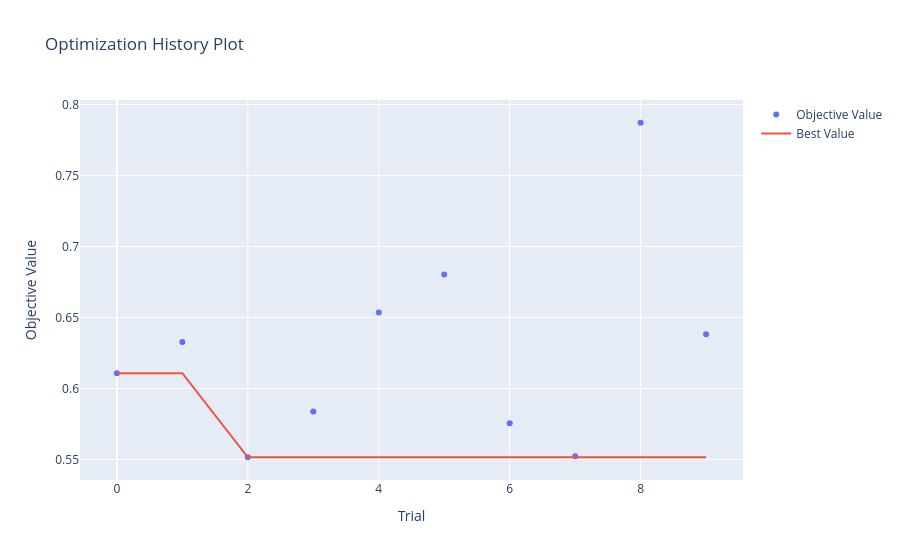
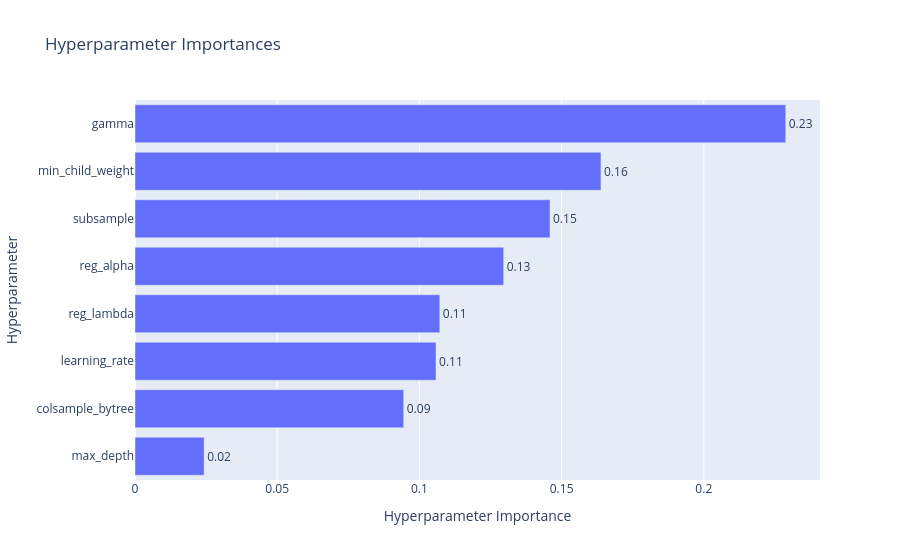
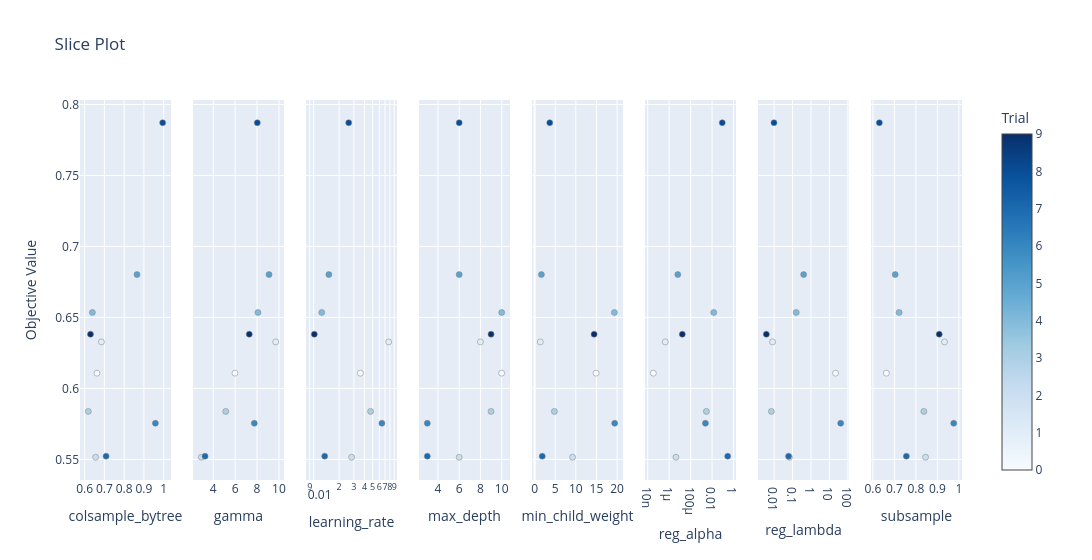

Notebook code cell kept with these figures, in order:
### Code cell
import optuna.visualization as vis

# Как менялось лучшее качество
vis.plot_optimization_history(study).show()

# Важность гиперпараметров
vis.plot_param_importances(study).show()

# Зависимость качества от гиперпараметров
vis.plot_slice(study).show()

### Figure 1 — Plotly figure (JSON) as saved in the notebook; plotly's stock layout.template omitted (floating-point values rounded to 4 significant figures)
{"data": [{"mode": "markers", "name": "Objective Value", "type": "scatter", "x": [0, 1, 2, 3, 4, 5, 6, 7, 8, 9], "y": [0.6108, 0.6328, 0.5515, 0.5838, 0.6535, 0.6802, 0.5755, 0.5523, 0.7871, 0.6382]}, {"mode": "lines", "name": "Best Value", "type": "scatter", "x": [0, 1, 2, 3, 4, 5, 6, 7, 8, 9], "y": [0.6108, 0.6108, 0.5515, 0.5515, 0.5515, 0.5515, 0.5515, 0.5515, 0.5515, 0.5515]}, {"marker": {"color": "#cccccc"}, "mode": "markers", "name": "Infeasible Trial", "showlegend": false, "type": "scatter", "x": [], "y": []}], "layout": {"title": {"text": "Optimization History Plot"}, "xaxis": {"title": {"text": "Trial"}}, "yaxis": {"title": {"text": "Objective Value"}}}}

### Figure 2 — Plotly figure (JSON) as saved in the notebook; plotly's stock layout.template omitted (floating-point values rounded to 4 significant figures)
{"data": [{"cliponaxis": false, "hovertemplate": ["max_depth (IntDistribution): 0.024305446692343892<extra></extra>", "colsample_bytree (FloatDistribution): 0.09448374454981744<extra></extra>", "learning_rate (FloatDistribution): 0.1058407713911776<extra></extra>", "reg_lambda (FloatDistribution): 0.10716804300804925<extra></extra>", "reg_alpha (FloatDistribution): 0.12963503258162165<extra></extra>", "subsample (FloatDistribution): 0.14592276254663955<extra></extra>", "min_child_weight (FloatDistribution): 0.16383434644486733<extra></extra>", "gamma (FloatDistribution): 0.22880985278548333<extra></extra>"], "name": "Objective Value", "orientation": "h", "text": ["0.02", "0.09", "0.11", "0.11", "0.13", "0.15", "0.16", "0.23"], "textposition": "outside", "type": "bar", "x": [0.02431, 0.09448, 0.1058, 0.1072, 0.1296, 0.1459, 0.1638, 0.2288], "y": ["max_depth", "colsample_bytree", "learning_rate", "reg_lambda", "reg_alpha", "subsample", "min_child_weight", "gamma"]}], "layout": {"title": {"text": "Hyperparameter Importances"}, "xaxis": {"title": {"text": "Hyperparameter Importance"}}, "yaxis": {"title": {"text": "Hyperparameter"}}}}

### Figure 3 — Plotly figure (JSON) as saved in the notebook; plotly's stock layout.template omitted (floating-point values rounded to 4 significant figures)
{"data": [{"marker": {"color": [0, 1, 2, 3, 4, 5, 6, 7, 8, 9], "colorbar": {"title": {"text": "Trial"}, "x": 1, "xpad": 40}, "colorscale": [[0, "rgb(247,251,255)"], [0.125, "rgb(222,235,247)"], [0.25, "rgb(198,219,239)"], [0.375, "rgb(158,202,225)"], [0.5, "rgb(107,174,214)"], [0.625, "rgb(66,146,198)"], [0.75, "rgb(33,113,181)"], [0.875, "rgb(8,81,156)"], [1, "rgb(8,48,107)"]], "line": {"color": "Grey", "width": 0.5}, "showscale": true}, "mode": "markers", "name": "Feasible Trial", "showlegend": false, "type": "scatter", "x": [0.6624, 0.6849, 0.6558, 0.6186, 0.6391, 0.865, 0.9579, 0.7085, 0.9948, 0.6296], "xaxis": "x", "y": [0.6108, 0.6328, 0.5515, 0.5838, 0.6535, 0.6802, 0.5755, 0.5523, 0.7871, 0.6382], "yaxis": "y"}, {"marker": {"color": [0, 1, 2, 3, 4, 5, 6, 7, 8, 9], "colorbar": {"title": {"text": "Trial"}, "x": 1, "xpad": 40}, "colorscale": [[0, "rgb(247,251,255)"], [0.125, "rgb(222,235,247)"], [0.25, "rgb(198,219,239)"], [0.375, "rgb(158,202,225)"], [0.5, "rgb(107,174,214)"], [0.625, "rgb(66,146,198)"], [0.75, "rgb(33,113,181)"], [0.875, "rgb(8,81,156)"], [1, "rgb(8,48,107)"]], "line": {"color": "Grey", "width": 0.5}, "showscale": false}, "mode": "markers", "name": "Feasible Trial", "showlegend": false, "type": "scatter", "x": [5.987, 9.699, 2.912, 5.142, 8.084, 9.093, 7.751, 3.253, 8.022, 7.29], "xaxis": "x2", "y": [0.6108, 0.6328, 0.5515, 0.5838, 0.6535, 0.6802, 0.5755, 0.5523, 0.7871, 0.6382], "yaxis": "y2"}, {"marker": {"color": [0, 1, 2, 3, 4, 5, 6, 7, 8, 9], "colorbar": {"title": {"text": "Trial"}, "x": 1, "xpad": 40}, "colorscale": [[0, "rgb(247,251,255)"], [0.125, "rgb(222,235,247)"], [0.25, "rgb(198,219,239)"], [0.375, "rgb(158,202,225)"], [0.5, "rgb(107,174,214)"], [0.625, "rgb(66,146,198)"], [0.75, "rgb(33,113,181)"], [0.875, "rgb(8,81,156)"], [1, "rgb(8,48,107)"]], "line": {"color": "Grey", "width": 0.5}, "showscale": false}, "mode": "markers", "name": "Feasible Trial", "showlegend": false, "type": "scatter", "x": [0.03575, 0.07725, 0.02815, 0.04717, 0.01248, 0.01514, 0.0642, 0.01351, 0.026, 0.01019], "xaxis": "x3", "y": [0.6108, 0.6328, 0.5515, 0.5838, 0.6535, 0.6802, 0.5755, 0.5523, 0.7871, 0.6382], "yaxis": "y3"}, {"marker": {"color": [0, 1, 2, 3, 4, 5, 6, 7, 8, 9], "colorbar": {"title": {"text": "Trial"}, "x": 1, "xpad": 40}, "colorscale": [[0, "rgb(247,251,255)"], [0.125, "rgb(222,235,247)"], [0.25, "rgb(198,219,239)"], [0.375, "rgb(158,202,225)"], [0.5, "rgb(107,174,214)"], [0.625, "rgb(66,146,198)"], [0.75, "rgb(33,113,181)"], [0.875, "rgb(8,81,156)"], [1, "rgb(8,48,107)"]], "line": {"color": "Grey", "width": 0.5}, "showscale": false}, "mode": "markers", "name": "Feasible Trial", "showlegend": false, "type": "scatter", "x": [10, 8, 6, 9, 10, 6, 3, 3, 6, 9], "xaxis": "x4", "y": [0.6108, 0.6328, 0.5515, 0.5838, 0.6535, 0.6802, 0.5755, 0.5523, 0.7871, 0.6382], "yaxis": "y4"}, {"marker": {"color": [0, 1, 2, 3, 4, 5, 6, 7, 8, 9], "colorbar": {"title": {"text": "Trial"}, "x": 1, "xpad": 40}, "colorscale": [[0, "rgb(247,251,255)"], [0.125, "rgb(222,235,247)"], [0.25, "rgb(198,219,239)"], [0.375, "rgb(158,202,225)"], [0.5, "rgb(107,174,214)"], [0.625, "rgb(66,146,198)"], [0.75, "rgb(33,113,181)"], [0.875, "rgb(8,81,156)"], [1, "rgb(8,48,107)"]], "line": {"color": "Grey", "width": 0.5}, "showscale": false}, "mode": "markers", "name": "Feasible Trial", "showlegend": false, "type": "scatter", "x": [14.91, 1.391, 9.207, 4.794, 19.35, 1.653, 19.42, 1.859, 3.678, 14.43], "xaxis": "x5", "y": [0.6108, 0.6328, 0.5515, 0.5838, 0.6535, 0.6802, 0.5755, 0.5523, 0.7871, 0.6382], "yaxis": "y5"}, {"marker": {"color": [0, 1, 2, 3, 4, 5, 6, 7, 8, 9], "colorbar": {"title": {"text": "Trial"}, "x": 1, "xpad": 40}, "colorscale": [[0, "rgb(247,251,255)"], [0.125, "rgb(222,235,247)"], [0.25, "rgb(198,219,239)"], [0.375, "rgb(158,202,225)"], [0.5, "rgb(107,174,214)"], [0.625, "rgb(66,146,198)"], [0.75, "rgb(33,113,181)"], [0.875, "rgb(8,81,156)"], [1, "rgb(8,48,107)"]], "line": {"color": "Grey", "width": 0.5}, "showscale": false}, "mode": "markers", "name": "Feasible Trial", "showlegend": false, "type": "scatter", "x": [3.332e-08, 4.329e-07, 4.259e-06, 0.002937, 0.01439, 6.389e-06, 0.002405, 0.2875, 0.08917, 1.683e-05], "xaxis": "x6", "y": [0.6108, 0.6328, 0.5515, 0.5838, 0.6535, 0.6802, 0.5755, 0.5523, 0.7871, 0.6382], "yaxis": "y6"}, {"marker": {"color": [0, 1, 2, 3, 4, 5, 6, 7, 8, 9], "colorbar": {"title": {"text": "Trial"}, "x": 1, "xpad": 40}, "colorscale": [[0, "rgb(247,251,255)"], [0.125, "rgb(222,235,247)"], [0.25, "rgb(198,219,239)"], [0.375, "rgb(158,202,225)"], [0.5, "rgb(107,174,214)"], [0.625, "rgb(66,146,198)"], [0.75, "rgb(33,113,181)"], [0.875, "rgb(8,81,156)"], [1, "rgb(8,48,107)"]], "line": {"color": "Grey", "width": 0.5}, "showscale": false}, "mode": "markers", "name": "Feasible Trial", "showlegend": false, "type": "scatter", "x": [21.42, 0.008261, 0.06789, 0.007122, 0.1588, 0.3984, 40.68, 0.06078, 0.009853, 0.003796], "xaxis": "x7", "y": [0.6108, 0.6328, 0.5515, 0.5838, 0.6535, 0.6802, 0.5755, 0.5523, 0.7871, 0.6382], "yaxis": "y7"}, {"marker": {"color": [0, 1, 2, 3, 4, 5, 6, 7, 8, 9], "colorbar": {"title": {"text": "Trial"}, "x": 1, "xpad": 40}, "colorscale": [[0, "rgb(247,251,255)"], [0.125, "rgb(222,235,247)"], [0.25, "rgb(198,219,239)"], [0.375, "rgb(158,202,225)"], [0.5, "rgb(107,174,214)"], [0.625, "rgb(66,146,198)"], [0.75, "rgb(33,113,181)"], [0.875, "rgb(8,81,156)"], [1, "rgb(8,48,107)"]], "line": {"color": "Grey", "width": 0.5}, "showscale": false}, "mode": "markers", "name": "Feasible Trial", "showlegend": false, "type": "scatter", "x": [0.6624, 0.933, 0.8447, 0.837, 0.7218, 0.7035, 0.9758, 0.7555, 0.6298, 0.9085], "xaxis": "x8", "y": [0.6108, 0.6328, 0.5515, 0.5838, 0.6535, 0.6802, 0.5755, 0.5523, 0.7871, 0.6382], "yaxis": "y8"}], "layout": {"title": {"text": "Slice Plot"}, "width": 2400, "xaxis": {"anchor": "y", "domain": [0, 0.1031], "title": {"text": "colsample_bytree"}}, "xaxis2": {"anchor": "y2", "domain": [0.1281, 0.2312], "title": {"text": "gamma"}}, "xaxis3": {"anchor": "y3", "domain": [0.2562, 0.3594], "title": {"text": "learning_rate"}, "type": "log"}, "xaxis4": {"anchor": "y4", "domain": [0.3844, 0.4875], "title": {"text": "max_depth"}}, "xaxis5": {"anchor": "y5", "domain": [0.5125, 0.6156], "title": {"text": "min_child_weight"}}, "xaxis6": {"anchor": "y6", "domain": [0.6406, 0.7438], "title": {"text": "reg_alpha"}, "type": "log"}, "xaxis7": {"anchor": "y7", "domain": [0.7687, 0.8719], "title": {"text": "reg_lambda"}, "type": "log"}, "xaxis8": {"anchor": "y8", "domain": [0.8969, 1], "title": {"text": "subsample"}}, "yaxis": {"anchor": "x", "domain": [0, 1], "title": {"text": "Objective Value"}}, "yaxis2": {"anchor": "x2", "domain": [0, 1], "matches": "y", "showticklabels": false}, "yaxis3": {"anchor": "x3", "domain": [0, 1], "matches": "y", "showticklabels": false}, "yaxis4": {"anchor": "x4", "domain": [0, 1], "matches": "y", "showticklabels": false}, "yaxis5": {"anchor": "x5", "domain": [0, 1], "matches": "y", "showticklabels": false}, "yaxis6": {"anchor": "x6", "domain": [0, 1], "matches": "y", "showticklabels": false}, "yaxis7": {"anchor": "x7", "domain": [0, 1], "matches": "y", "showticklabels": false}, "yaxis8": {"anchor": "x8", "domain": [0, 1], "matches": "y", "showticklabels": false}}}
